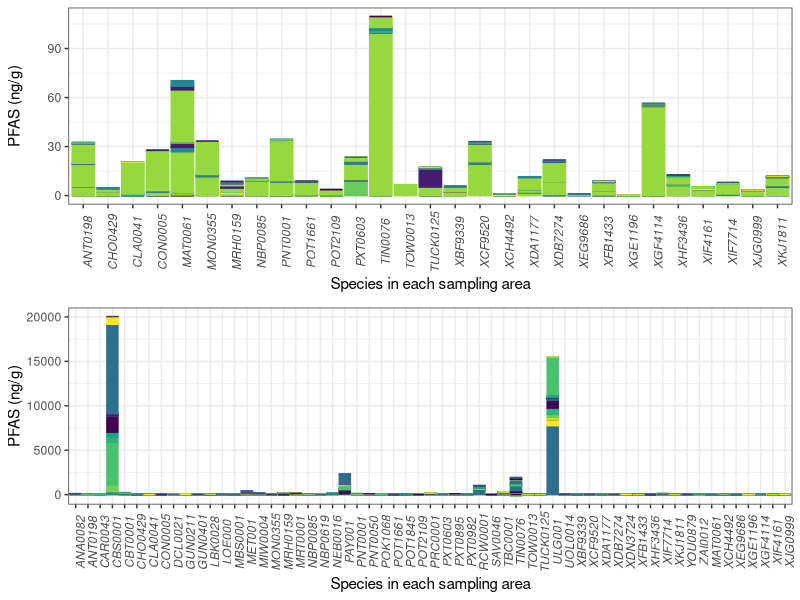
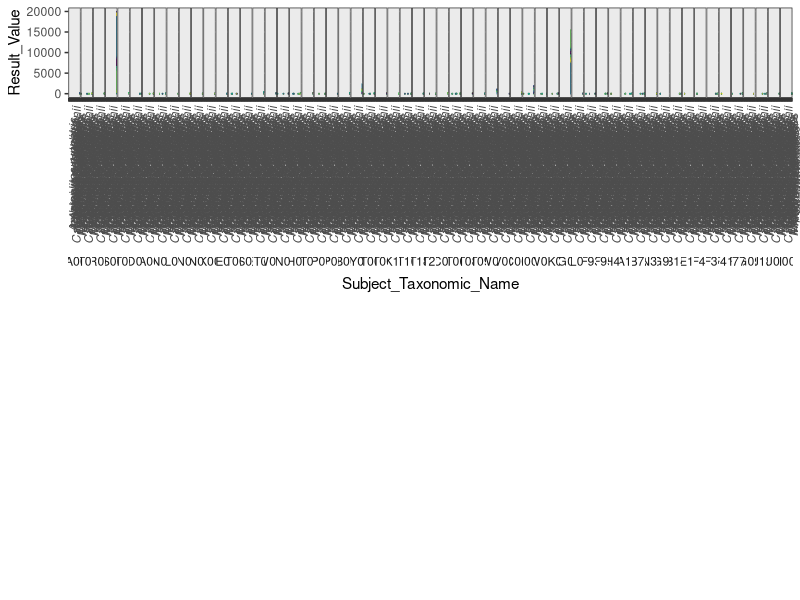
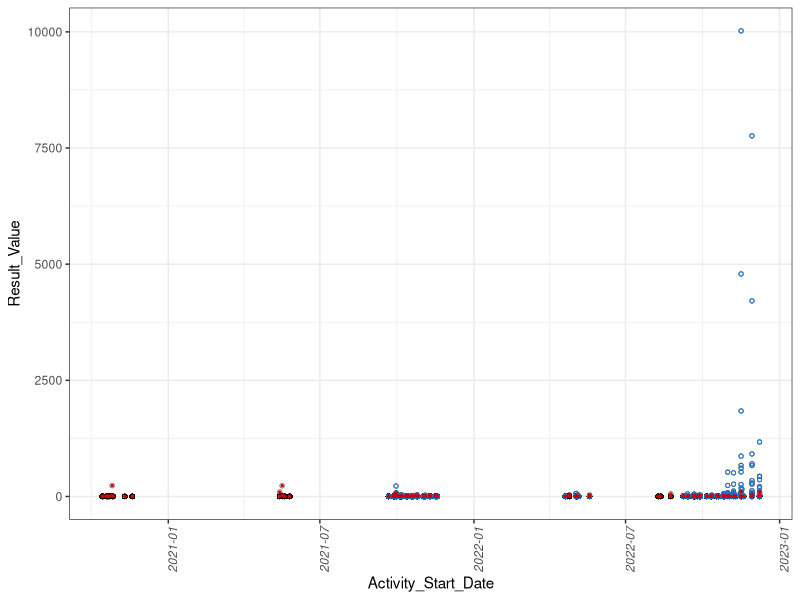
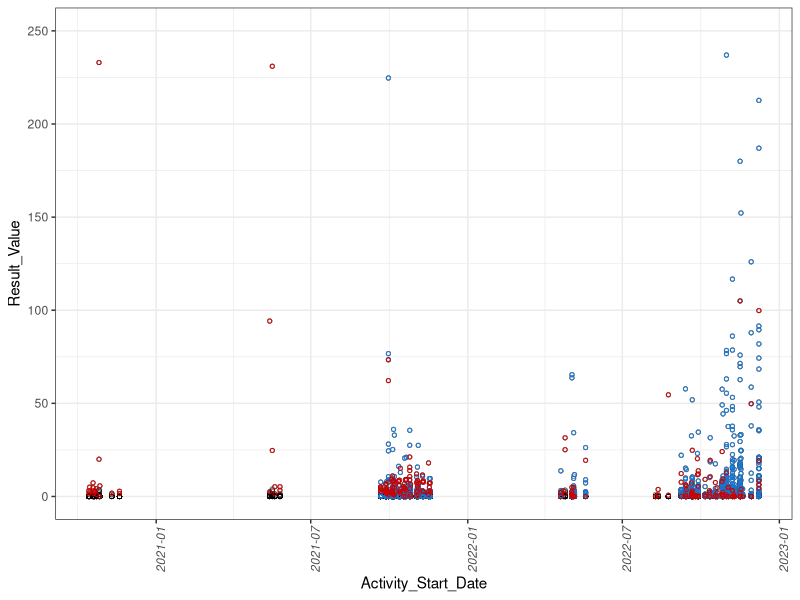

The R source for these figures, in order: (Note: this script raises an error after producing the figures.)
# date: march 28 2024
# author:  Krista Kraskura
# description: organizing MDE data

# setup, libraries ---- 
library(tidyverse)
library(here)
library(readxl)
library(lubridate)

# PFAA acronyms 



# data wrangling -----
# read in their data 
d_fish_21<-read_excel(here("Data/MDE/2021AdvisoryData_PFAS_AWQMSFinal.xlsx"), sheet = 1)
d_fish_22<-read_excel(here("Data/MDE/2022AdvisoryData_PFAS_AWQMSFinal.xlsx"), sheet = 1)
d_fish_23<-read_excel(here("Data/MDE/2023AdvisoryData_GEL_PFAS_AWQMSFinal.xlsx"), sheet = 1)

d_fishPisc_22<-read_excel(here("Data/MDE/2022AdvisoryData_PFAS_AWQMSFinal_Piscataway.xlsx"), sheet = 1)
d_fish<-read_excel(here("Data/MDE/PFAS_Tissue_2020_21_22.xlsx"), sheet = 1, skip = 1)

d_water<-read_excel(here("Data/MDE/PFAS_SurfaceWater_2021_22.xlsx"), sheet = 1, skip = 1)

# are data in d_fish 21, 22, and 23 overlap with data in Piscataway data and PFAS_Tissue_2020_21_22 data?
# identify duplicates 
n21<-length(unique(d_fish_21$Activity_ID)) # 19
n22<-length(unique(d_fish_22$Activity_ID)) # 68
n23<-length(unique(d_fish_23$Activity_ID)) # 65
n20s<-length(unique(d_fish$`Activity ID`)) # 152
np<-length(unique(d_fishPisc_22$Activity_ID)) # 8

n21+n22+n23+n20s+np # 312 
n21+n22+n23 == n20s # this is a combo of all years?

all(c((levels(factor(d_fish_21$Activity_ID))),
  (levels(factor(d_fish_22$Activity_ID))), 
  (levels(factor(d_fish_23$Activity_ID))))  ==
  levels(factor(d_fish$`Activity ID`))) # all Activity IDs are the same 

# do Piscataway fish are also in the 20-22 data? --> no
grepl(pattern = paste(levels(factor(d_fishPisc_22$Activity_ID)), collapse = "|"),
      x = levels(factor(d_fish$`Activity ID`)), ignore.case = TRUE)

# merge piscataway and other fish data
d_fish<-rbind(d_fish_21, d_fish_22, d_fish_23, d_fishPisc_22)

# format all sampling dates as dates
d_fish$ActivitySdate<-as.Date(d_fish$ActivitySdate)
d_water$`Activity Start Date`<-as.Date(d_water$`Activity Start Date`)

# take out all columns that contain NA only
d_fish<-d_fish[,which(unlist(lapply(d_fish, function(x)!all(is.na(x))))),with=F]
d_water<-d_water[,which(unlist(lapply(d_water, function(x)!all(is.na(x))))),with=F]

# get matching column names to combine all data in one sheet
names(d_fish) <- gsub(" ", "_", names(d_fish))
names(d_water) <- gsub(" ", "_", names(d_water))

# need project ID
d_fish$Organization_ID<-"MDE"
names(d_fish)[names(d_fish) == "Monitoring_L_ID"] <- "Monitoring_Location_ID"
names(d_fish)[names(d_fish) == "ActivitySdate"] <- "Activity_Start_Date"
names(d_fish)[names(d_fish) == "Project_name"] <- "Project_ID"
names(d_fish)[names(d_fish) == "RD_Q_limit_measure"] <- "Detection_Limit_Value"
names(d_fish)[names(d_fish) == "RD_Q_limit_unit"] <- "Detection_Limit_Unit"
names(d_fish)[names(d_fish) == "Lab_name"] <- "Laboratory_Name"
names(d_fish)[names(d_fish) == "Activity_Media_Name"] <- "Activity_Media"
names(d_fish)[names(d_fish) == "Char_name"] <- "Characteristic_Name"
names(d_water)[names(d_water) == "Detection_Limit_Value1"] <- "Detection_Limit_Value"
names(d_water)[names(d_water) == "Detection_Limit_Unit1"] <- "Detection_Limit_Unit"
names(d_water)[names(d_water) == "Project_ID1"] <- "Project_ID"
d_water$Subject_Taxonomic_Name <- "water" # no species in this data

data<-rbind(d_fish[ ,c("Organization_ID","Project_ID", "Activity_ID", "Monitoring_Location_ID",
                "Activity_Type", "Activity_Start_Date", "Laboratory_Name", "Result_Value_Type", "Result_Value",
                "Subject_Taxonomic_Name","Characteristic_Name", "Activity_Media",
                "Sample_Collection_Method_ID", "Detection_Limit_Unit", "Detection_Limit_Value")],
      d_water[ ,c("Organization_ID","Project_ID", "Activity_ID", "Monitoring_Location_ID",
                "Activity_Type","Activity_Start_Date", "Laboratory_Name", "Result_Value_Type", "Result_Value",
                "Subject_Taxonomic_Name","Characteristic_Name", "Activity_Media",
                "Sample_Collection_Method_ID", "Detection_Limit_Unit", "Detection_Limit_Value")])

# make all lower case
data$Characteristic_Name<-tolower(data$Characteristic_Name)
levels(factor(data$Characteristic_Name))

# subset data 
data_m<-data %>% 
  filter(Characteristic_Name == "average weight") # body size 
data_len<-data %>% 
  filter(Characteristic_Name == "average length") # body length
data_n<-data %>% 
  filter(Characteristic_Name == "number of individuals") # number of individuals
data_tot<-data %>% 
  filter(Characteristic_Name == "total pfas") # number of individuals

data_l<-data %>%  # pfas data
  filter(!Characteristic_Name == "average weight", 
         !Characteristic_Name == "average length", 
         !Characteristic_Name == "number of individuals", 
         !Characteristic_Name == "total pfas")

# n of unique sample sizes
ntot<-length(unique(data_l$Activity_ID)) # 242 samples 
ntot_m<-length(unique(data_m$Activity_ID)) # 159
ntot_l<-length(unique(data_l$Activity_ID)) # 242
ntot_n<-length(unique(data_n$Activity_ID)) # 160

names(data_m)[names(data_m) == 'Result_Value'] <- 'Mass_g'
names(data_len)[names(data_len) == 'Result_Value'] <- 'Length_cm'
names(data_n)[names(data_n) == 'Result_Value'] <- 'n'
names(data_tot)[names(data_tot) == 'Result_Value'] <- 'Sum_PFAS'

# merge data sets and format
data_l<-(merge(data_l, data_m[, c("Activity_ID", "Mass_g")], by = "Activity_ID", all.x = TRUE))
data_l<-(merge(data_l, data_len[, c("Activity_ID", "Length_cm")], by = "Activity_ID", all.x = TRUE))
data_l<-(merge(data_l, data_n[, c("Activity_ID", "n")], by = "Activity_ID", all.x = TRUE))
data_l<-(merge(data_l, data_tot[, c("Activity_ID", "Sum_PFAS")], by = "Activity_ID", all.x = TRUE))

data_l<-data_l %>% 
  mutate_at(c("Result_Value", "Detection_Limit_Value", "Length_cm", "Mass_g", "n", "Sum_PFAS"), as.numeric) %>% 
  mutate_at(c("Activity_ID", "Organization_ID", "Project_ID", "Monitoring_Location_ID", 
              "Activity_Type", "Laboratory_Name", "Result_Value_Type", 
              "Subject_Taxonomic_Name", "Characteristic_Name", "Activity_Media", 
              "Sample_Collection_Method_ID", "Detection_Limit_Unit"), as.factor) 

# percent PFAS
data_l$pct_PFAS<-data_l$Result_Value/data_l$Sum_PFAS
data_l$Year<-lubridate::year(data_l$Activity_Start_Date)
data_l$Month<-lubridate::month(data_l$Activity_Start_Date)
# pivot wide format data
data_w<-data_l %>% 
  pivot_wider(names_from = Characteristic_Name,
              values_from = Result_Value)


# Figures ------ 

data_l_sum<-data_l %>% 
  dplyr::group_by(Year, Monitoring_Location_ID,
                  Characteristic_Name) %>% 
  summarise(Result_Value_mean = mean(Result_Value),
            pct_PFAS_mean = mean(pct_PFAS),
            n_mean = n()) 
  

year <- 2022


  data_l.w <- data_l %>%
    filter(Year == year & 
           Subject_Taxonomic_Name == "water")
  levels(data_l.w$Subject_Taxonomic_Name)
  levels(data_l.w$Monitoring_Location_ID)

  data_l.f <- data_l %>%
    filter(Year == year & 
         !Subject_Taxonomic_Name == "water")
  levels(data_l$Subject_Taxonomic_Name)
  levels(data_l.w$Monitoring_Location_ID)
    
  p1<-ggplot(data_l.f,
             aes(Monitoring_Location_ID, Result_Value,
                  group = Monitoring_Location_ID,
                  color = Characteristic_Name,
                  fill = Characteristic_Name))+
    geom_bar(stat = "identity",  show.legend = F)+
    theme_bw()+
    scale_fill_viridis_d()+
    scale_color_viridis_d()+
    theme(axis.text.x = element_text(angle = 90, face = "italic"))+
    theme(strip.background = element_blank(),
          strip.placement = "outside",
          panel.spacing = unit(0, "lines"))+
    xlab("Species in each sampling area")+
    ylab("PFAS (ng/g)")
  
  
  p1.w<-ggplot(data_l.w,
               aes(Monitoring_Location_ID, Result_Value,
                    group = Monitoring_Location_ID,
                    color = Characteristic_Name,
                    fill = Characteristic_Name))+
      geom_bar(stat = "identity",  show.legend = F)+
      # facet_grid(.~Monitoring_Location_ID, switch="both")+
      theme_bw()+
      scale_fill_viridis_d()+
      scale_color_viridis_d()+
      theme(axis.text.x = element_text(angle = 90, face = "italic"))+
      theme(strip.background = element_blank(),
            strip.placement = "outside",
            panel.spacing = unit(0, "lines"))+
      xlab("Species in each sampling area")+
      ylab("PFAS (ng/g)")+
      # ylim(-250, 250)+
      geom_bar(data_l.f, 
               mapping = aes(Monitoring_Location_ID, -Result_Value,
                    group = Monitoring_Location_ID,
                    color = Characteristic_Name,
                    fill = Characteristic_Name),
        stat = "identity",  show.legend = F)
  
  # p2<-ggplot(data_l_sum[data_l_sum$Year == year, ],
  #            aes(Monitoring_Location_ID, pct_PFAS_mean,
  #                 group = Monitoring_Location_ID,
  #                 color = Characteristic_Name,
  #                 fill = Characteristic_Name))+
  #   geom_bar(stat = "identity", show.legend = F) +
  #   # facet_grid(.~Monitoring_Location_ID, switch="both")+
  #   theme_bw()+
  #   scale_fill_viridis_d()+
  #   scale_color_viridis_d()+
  #   theme(axis.text.x = element_text(angle = 90, face = "italic"))+
  #   theme(strip.background = element_blank(),
  #         strip.placement = "outside",
  #         panel.spacing = unit(0, "lines"))+
  #   xlab("Species in each sampling area")+
  #   ylab("PFAS (ng/g)")
  
  cowplot::plot_grid(p1, p1.w, nrow = 2, align = "hv")
  
  
  p1.b<-ggplot(data_l[data_l$Year == year & !data_l$Characteristic_Name == "perfluorooctane sulfonic acid", ],
               aes(Subject_Taxonomic_Name, Result_Value,
                                            group = Monitoring_Location_ID,
                                            color = Characteristic_Name,
                                            fill = Characteristic_Name))+
    geom_bar(stat = "identity",  show.legend = F)+
    facet_grid(.~Monitoring_Location_ID, switch="both")+
    theme_bw()+
    scale_fill_viridis_d()+
    scale_color_viridis_d()+
    theme(axis.text.x = element_text(angle = 90, face = "italic"))+
    theme(strip.background = element_blank(),
          strip.placement = "outside",
          panel.spacing = unit(0, "lines"))
  # 
  # p2.b<-ggplot(data_l_sum[data_l_sum$Year == year & !data_l_sum$Characteristic_Name == "perfluorooctane sulfonic acid", ],
  #              aes(Subject_Taxonomic_Name, pct_PFAS_mean,
  #                                           group = Monitoring_Location_ID,
  #                                           color = Characteristic_Name,
  #                                           fill = Characteristic_Name))+
  #   geom_bar(stat = "identity", show.legend = F) +
  #   facet_grid(.~Monitoring_Location_ID, switch="both")+
  #   theme_bw()+
  #   scale_fill_viridis_d()+
  #   scale_color_viridis_d()+
  #   theme(axis.text.x = element_text(angle = 90, face = "italic"))+
  #   theme(strip.background = element_blank(),
  #         strip.placement = "outside",
  #         panel.spacing = unit(0, "lines"))
  # 
  # 
  cowplot::plot_grid(p1.b, nrow = 2)
  

  
  
  
  
# All years all locations 

  ggplot(data_l, aes(x = Activity_Start_Date, y = Result_Value,
                                            color = Characteristic_Name,
                                            fill = Characteristic_Name))+
    geom_point(pch = 1, color = "black", stroke = 0.2, stat = "identity", show.legend = F) +
    geom_point(data= data_l[data_l$Subject_Taxonomic_Name == "water", ], 
               aes(x = Activity_Start_Date, y = Result_Value),
               pch = 1, color = "dodgerblue3", stroke = 0.5, size = 1, stat = "identity", show.legend = F) +
    geom_point(data= data_l[data_l$Characteristic_Name == "perfluorooctane sulfonic acid", ], 
               aes(x = Activity_Start_Date, y = Result_Value),
               pch = 19, color = "red3",size = 0.5, stat = "identity", show.legend = F) +
    theme_bw()+
    scale_fill_viridis_d()+
    scale_color_viridis_d()+
    theme(axis.text.x = element_text(angle = 90, face = "italic"))+
    theme(strip.background = element_blank(),
          strip.placement = "outside",
          panel.spacing = unit(0, "lines"))
  
    ggplot(data_l, aes(x = Activity_Start_Date, y = Result_Value,
                                            color = Characteristic_Name,
                                            fill = Characteristic_Name))+
    geom_point(pch = 1, color = "black", stroke = 0.2, stat = "identity", show.legend = F) +
    geom_point(data = data_l[data_l$Subject_Taxonomic_Name == "water" , ], 
               aes(x = Activity_Start_Date, y = Result_Value),
               pch = 1, color = "dodgerblue3", stroke = 0.5, size = 1, stat = "identity", show.legend = F) +
    geom_point(data= data_l[data_l$Characteristic_Name == "perfluorooctane sulfonic acid", ], 
               aes(x = Activity_Start_Date, y = Result_Value),
               pch = 1, color = "red3",size = 1, stroke = 0.5, stat = "identity", show.legend = F) +
    theme_bw()+
    ylim(0,250)+
    scale_fill_viridis_d()+
    scale_color_viridis_d()+
    theme(axis.text.x = element_text(angle = 90, face = "italic"))+
    theme(strip.background = element_blank(),
          strip.placement = "outside",
          panel.spacing = unit(0, "lines"))
  
  cowplot::plot_grid(p1.b, p2.b, nrow = 2)
  
  
  # correlation between water and fish tissue for each PFAA
  

# Data summaries ---- 


## Figure 1 ---- 

## Figure 2 ----

